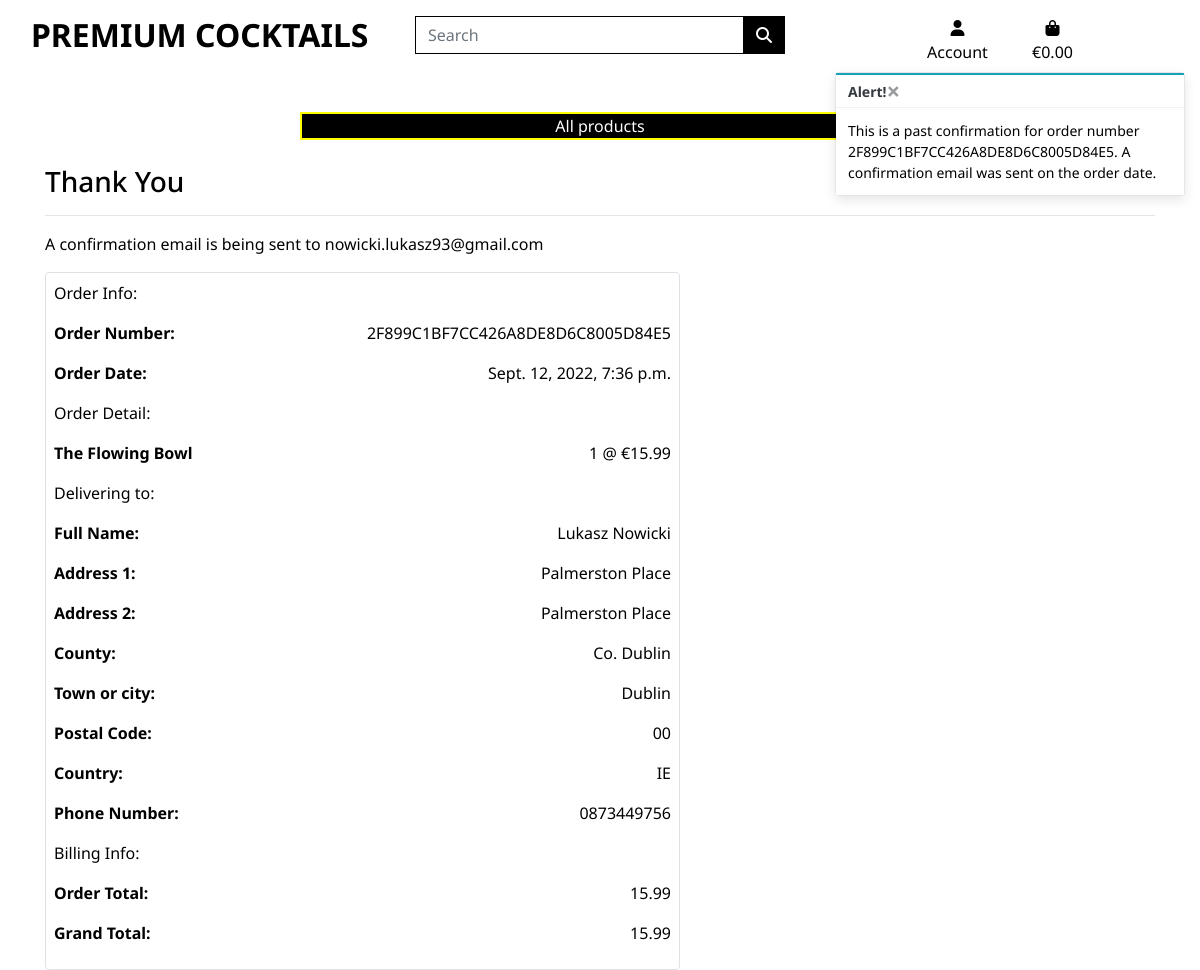
Screenshot of /profile/order_history/2F899C1BF7CC426A8DE8D6C8005D84E5 with the database file from the repository.
### checkout/models.py (models this page shows, shortened)
class Order(models.Model):
    order_number = models.CharField(max_length=32, null=False, editable=False)
    user_profile = models.ForeignKey(
        UserProfile, on_delete=models.SET_NULL,
        null=True, blank=True, related_name='orders'
    )
    full_name = models.CharField(max_length=50, null=False, blank=False)
    email = models.EmailField(max_length=254, null=False, blank=False)
    phone_number = models.CharField(max_length=20, null=False, blank=False)
    country = CountryField(blank_label='Country *', null=False, blank=False)
    postcode = models.CharField(max_length=20, null=False, blank=False)
    town_or_city = models.CharField(max_length=40, null=False, blank=False)
    street_address1 = models.CharField(max_length=80, null=False, blank=False)
    street_address2 = models.CharField(max_length=80, null=False, blank=False)
    county = models.CharField(max_length=80, null=False, blank=False)
    date = models.DateTimeField(auto_now_add=True)
    delivery_cost = models.DecimalField(max_digits=6, decimal_places=2, null=False, blank=False, default=0)
    order_total = models.DecimalField(max_digits=10, decimal_places=2, null=False, blank=False, default=0)
    grand_total = models.DecimalField(max_digits=10, decimal_places=2, null=False, blank=False, default=0)
    original_basket = models.TextField(null=False, blank=False, default='')
    stripe_pid = models.CharField(max_length=254, null=False, blank=False, default='')

class OrderLineItem(models.Model):
    order = models.ForeignKey(Order, null=False, blank=False,  on_delete=models.CASCADE, related_name='lineitems')
    product = models.ForeignKey(Product, null=False, blank=False, on_delete=models.CASCADE)
    quantity = models.IntegerField(null=False, blank=False, default=0)
    lineitem_total = models.DecimalField(max_digits=6, decimal_places=2, null=False, blank=False, editable=False)

### products/models.py (models this page shows, shortened)
class Product(models.Model):
    category = models.ForeignKey('Category', null=True, blank=True, on_delete=models.SET_NULL)
    name = models.CharField(max_length=150)
    price = models.DecimalField(max_digits=6, decimal_places=2)
    image = models.ImageField(null=True, blank=True)
    description = models.TextField()
    abv = models.DecimalField(max_digits=3, decimal_places=1)
    has_abv = models.BooleanField(default=False, null=True, blank=True)

### profiles/views.py (the view)
# urls.py: path('order_history/<order_number>', views.order_history, name='order_history',),
def order_history(request, order_number):
    order = get_object_or_404(Order, order_number=order_number)
    messages.info(request, (
        f'This is a past confirmation for order number {order_number}. '
        'A confirmation email was sent on the order date.'
    ))
    template = 'checkout/checkout_success.html'
    context = {
        'order': order,
    }
    return render(request, template, context)

### basket/contexts.py (called while the page is built, shortened)
def basket_content(request):
    basket_items = []
    total = 0
    product_count = 0
    basket = request.session.get('basket', {})
    context = {
        'basket_items': basket_items,
        'total': total,
        'product_count': product_count,
        'grand_total': total,
    }
    return context

### checkout/templates/checkout/checkout_success.html (shortened to what this page needs)
{% extends "base.html" %}
{% load static %}
{% block extra_css %}
    <link rel="stylesheet" href="{% static 'checkout/css/checkout.css' %}">
{% endblock %}
{% block content %}
    <div class="overlay"></div>
    <div class="container">
        <div class="row">
            <div class="col">
                <h3 class="text-black">Thank You</h3>
                <hr>
                <p> A confirmation email is being sent to {{ order.email }}</p>
            </div>
        </div>
        <div class="row">
            <div class="col-12 col-lg-7">
                <div class="order-confirmation-wrapper p-2 border rounded">
                    <div class="row">
                        <div class="col">
                            <p>Order Info:</p>
                        </div>
                    </div>
                    <div class="row">
                        <div class="col-12 col-md-4">
                            <p class="font-weight-bold">Order Number:</p>
                        </div>
                        <div class="col-12 col-md-8 text-md-right">
                            <p>{{ order.order_number }}</p>
                        </div>
                    </div>
                    <div class="row">
                        <div class="col-12 col-md-4">
                            <p class="font-weight-bold">Order Date:</p>
                        </div>
                        <div class="col-12 col-md-8 text-md-right">
                            <p>{{ order.date }}</p>
                        </div>
                    </div>
                    <div class="row">
                        <div class="col">
                            <p>Order Detail:</p>
                        </div>
                    </div>
                    {% for item in order.lineitems.all %}
                    <div class="row">
                        <div class="col-12 col-md-4">
                            <p class="font-weight-bold">{{ item.product.name }}</p>
                        </div>
                        <div class="col-12 col-md-8 text-md-right">
                            <p>{{ item.quantity }} @ €{{ item.product.price }}</p>
                        </div>
                    </div>
                    {% endfor %}
                    <div class="row">
                        <div class="col">
                            <p>Delivering to:</p>
                        </div>
                    </div>
                    <div class="row">
                        <div class="col-12 col-md-4">
                            <p class="font-weight-bold">Full Name:</p>
                        </div>
                        <div class="col-12 col-md-8 text-md-right">
                            <p>{{ order.full_name }}</p>
                        </div>
                    </div>
                    <div class="row">
                        <div class="col-12 col-md-4">
                            <p class="font-weight-bold">Address 1:</p>
                        </div>
                        <div class="col-12 col-md-8 text-md-right">
                            <p>{{ order.street_address1 }}</p>
                        </div>
                    </div>
                    <div class="row">
                        <div class="col-12 col-md-4">
                            <p class="font-weight-bold">Address 2:</p>
                        </div>
                        <div class="col-12 col-md-8 text-md-right">
                            <p>{{ order.street_address1 }}</p>
                        </div>
                    </div>
                    <div class="row">
                        <div class="col-12 col-md-4">
                            <p class="font-weight-bold">County:</p>
                        </div>
                        <div class="col-12 col-md-8 text-md-right">
                            <p>{{ order.county }}</p>
                        </div>
                    </div>
                    <div class="row">
                        <div class="col-12 col-md-4">
                            <p class="font-weight-bold">Town or city:</p>
                        </div>
                        <div class="col-12 col-md-8 text-md-right">
                            <p>{{ order.town_or_city }}</p>
                        </div>
                    </div>
                    <div class="row">
                        <div class="col-12 col-md-4">
                            <p class="font-weight-bold">Postal Code:</p>
                        </div>
                        <div class="col-12 col-md-8 text-md-right">
                            <p>{{ order.postcode }}</p>
                        </div>
                    </div>
                    <div class="row">
                        <div class="col-12 col-md-4">
                            <p class="font-weight-bold">Country:</p>
                        </div>
                        <div class="col-12 col-md-8 text-md-right">
                            <p>{{ order.country }}</p>
                        </div>
                    </div>
                    <div class="row">
                        <div class="col-12 col-md-4">
                            <p class="font-weight-bold">Phone Number:</p>
                        </div>
                        <div class="col-12 col-md-8 text-md-right">
                            <p>{{ order.phone_number }}</p>
                        </div>
                    </div>
                    <div class="row">
                        <div class="col">
                            <p>Billing Info:</p>
                        </div>
                    </div>
                    <div class="row">
                        <div class="col-12 col-md-4">
                            <p class="font-weight-bold">Order Total:</p>
                        </div>
                        <div class="col-12 col-md-8 text-md-right">
                            <p>{{ order.order_total }}</p>
                        </div>
                    </div>
                    <div class="row">
                        <div class="col-12 col-md-4">
                            <p class="font-weight-bold">Grand Total:</p>
                        </div>
                        <div class="col-12 col-md-8 text-md-right">
                            <p>{{ order.grand_total }}</p>
                        </div>
                    </div>
            </div>
            </div>
        </div>
    </div>
{% endblock %}

### static/css/base.css (style rules this page uses)
html { height: 100%; }
body { background: url('/media/homepage-background.jpg') no-repeat center center; background-size: cover; margin-top: 165px; font-family: 'Noto Sans', sans-serif; color: black; }
.text-black { color: #000 !important; }
.overlay { height:100%; width: 100%; top: 0; left: 0; position: fixed; background-color: white; z-index: -1; }

### rows the page displays
Order: email "nowicki.lukasz93@gmail.com", order_number "2F899C1BF7CC426A8DE8D6C8005D84E5", date "Sept. 12, 2022, 7:36 p.m.", full_name "Lukasz Nowicki", street_address1 "Palmerston Place", county "Co. Dublin", town_or_city "Dublin", postcode "00", country "IE", phone_number "0873449756", order_total "15.99", grand_total "15.99"
OrderLineItem: product.name "The Flowing Bowl", quantity "1", product.price "15.99"

### other values shown
{{ message }} "This is a past confirmation for order number 2F899C1BF7CC426A8DE8D6C8005D84E5. A confirmation email was sent on the order date."
